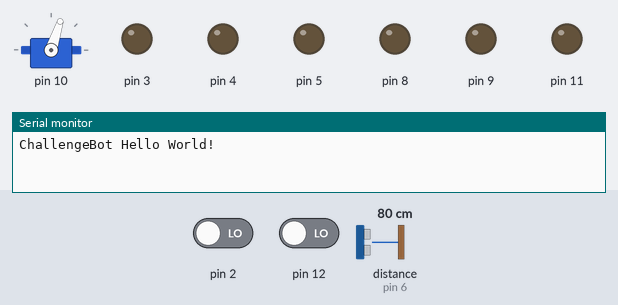
This sketch was run on a simulated Arduino Uno, built with avr-gcc and run on an emulated ATmega328P. Parts: servo, output pins drawn as LEDs (lit = HIGH), the last lines printed to the serial monitor. Wiring (inferred from the names in the program): ultrasonic range finder: trigger pin 7; echo pin 6. Inputs (shaded band) come from the test bench; at power-on: distance to the obstacle (sensor on pin 6) 80 cm, pin 2 LOW, pin 12 LOW. The echo pulse lasts 58.3 µs per cm; servo pulses on a pin are drawn as a servo (544–2400 µs = 0–180°); pins used as bus, display or sensor lines are not drawn.

Above: at 1.0 s.
1.1 s: distance to the obstacle (sensor on pin 6) set to 8 cm
3.3 s: distance to the obstacle (sensor on pin 6) set to 5 cm
At 5.3 s:
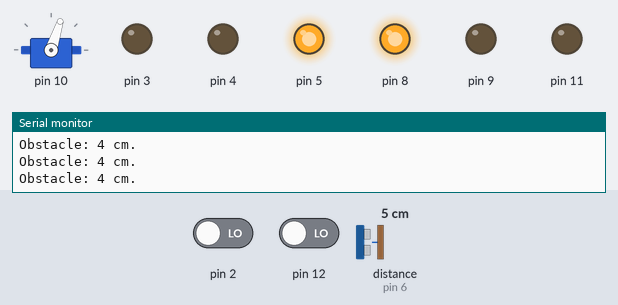
5.9 s: distance to the obstacle (sensor on pin 6) set to 9 cm
7.4 s: distance to the obstacle (sensor on pin 6) set to 12 cm
At 8.1 s:
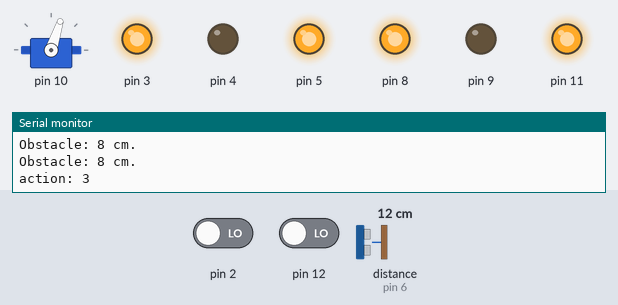
8.9 s: pin 2 driven HIGH
At 10.1 s:
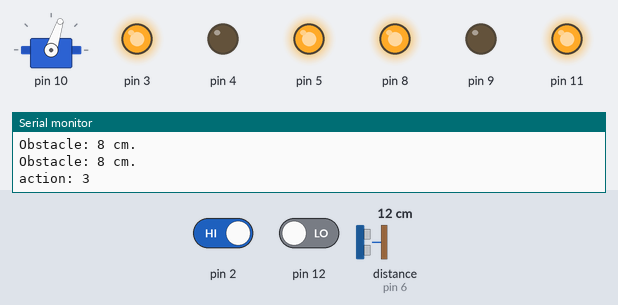
10.4 s: pin 12 driven HIGH
At 11.6 s:
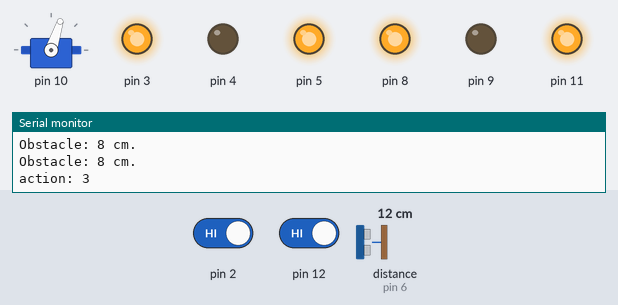
Timing chart, 0 to 12.9 s (numbered marks = the images above; inputs shaded):
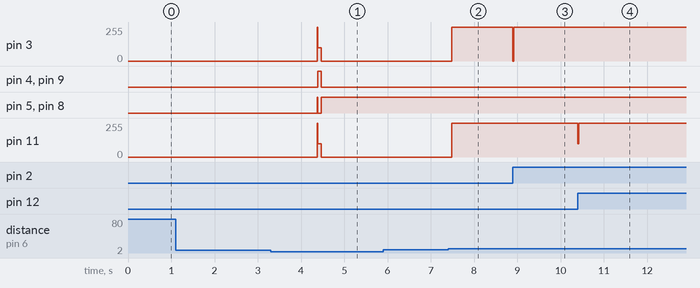

Measured:
- the behaviour switches between 7 and 6 cm on distance to the obstacle (sensor on pin 6) (found by bisection; images 0 and 1)
- the behaviour switches between 10 and 11 cm on distance to the obstacle (sensor on pin 6) (found by bisection; images 1 and 2)
- after the input at 1.1 s, every drawn part: stays the same
- after the input at 3.3 s, pin 3, pin 11: 0/255 → 100/255 after 1.1 s, → 0/255 0.09 s later; pin 4, pin 9: LOW → HIGH after 1.1 s, → LOW 0.08 s later; pin 5, pin 8: LOW → HIGH after 1.1 s, → LOW 0.01 s later, → HIGH 0.08 s later
- after the input at 7.4 s, pin 3, pin 11: 0/255 → 255/255 after 0.09 s
- after the input at 8.9 s, pin 3: 255/255 → 0/255 at once, → 255/255 0.02 s later
- after the input at 10.4 s, pin 11: 255/255 → 100/255 at once, → 255/255 0.02 s later

The sketch:

ChallengeBotHelloWorld.ino
```cpp
// (licence header left out)
//-----------------------------------------------------------------------------------------
// Defines

// Debug switch
// #define DEBUG // un-comment this define if you want debug data (monitor 15200 baud)

// Motor defines
#define FORWARD  1  // Motor direction forward
#define REVERSE  2  // Motor direction reverse
#define SLOW 1      // Slow drive indicator
#define FAST 2      // Fast drive indicator
#define SLOWPWM 100 // PWM value for slow drive ( [CHANGE] Take value from ChallengeBotTest )
#define FASTPWM 255 // PWM value for fast drive ( max pwm )

#define TURNCORRECTION -0.25 // correction on the degrees to interrupt factor for more accurate turn angles
                             // [CHANGE]depends on motor friction and battery level

// Behaviour defines
#define MAXLOOP 4 // maximum time back and forth

//-----------------------------------------------------------------------------------------
// Typedefs
 typedef void (*ISRCallBack)( byte ); // interrupt service callback routine declaration

//-----------------------------------------------------------------------------------------
// Robot initialisation

void setup()
{
  Serial.begin(115200); // set up Serial library at 115200 bps
  Serial.println("ChallengeBot Hello World!");

  speedSensorInit( driveSpeedSensorCallback );
  distanceSensorInit();
  motorControlInit();
  ServoInit(115, 320, 580); // pwm value for 0 degrees min 100, 90 degrees and 180 degrees (max 700)
                            // allows to have the 90 degree position straight ahead.
                            // [CHANGE] Take value from ChallengeBotTest

  while(!distanceSensorCheckObstacle(5)) // start when signalled by hand!
  {
    delay(100); // wait 1/10 second
  }

  delay(1000);
}

//-----------------------------------------------------------------------------------------
// Main Loop, Robot behaviour

void loop()
{

  static int loopCount = 0;
  static int currentAction = 1;
  static int lastAction = 0;
  static int setDistance = 0;
  static int SweepArray[61];
  static int ObstacleDirection = 0;
  static int ObstacleDistance = 0;

  switch ( currentAction )
  {
    case 1:
    { // init for drive
      Serial.print("action: ");
      Serial.println( currentAction );
      lastAction = currentAction;
      speedSensorClear(); // clear counts
      setDistance = 70; // set distance for drive in mm.
      currentAction = 2; // set next action
      break; // exit action
    }

    case 2:
    { // drive fast
      Serial.print("action: ");
      Serial.println( currentAction );
      lastAction = currentAction; // remember where we are
      if ( !driveStraight( FORWARD, setDistance ,FAST, 20 ) ) // drive: Fast , detect obstacles < 20cm )
      { // onstacle detected
        setDistance = setDistance - driveDistanceDone() + 30; // calculate the rest of the distance to go.
        currentAction=3; // react to obstacle in action 3
        break; // exit action
      }
      setDistance = 30; // set distance for next action
      currentAction = 3; // set next action
      break; // exit action
    }

    case 3:
    { // drive slow
      Serial.print("action: ");
      Serial.println( currentAction );
      lastAction = currentAction; // remember where we are
      if ( !driveStraight( FORWARD, setDistance ,SLOW, 5 )) // drive: slow , detect obstacles < 5cm )
      { // obstacle detected
        setDistance = setDistance - driveDistanceDone(); // calculate the rest of the distance to go.
        currentAction=10; // react to obstacle in action 10
        break; // exit action
      }
      currentAction = 4; // set next action
      break; // exit action
    }

    case 4:
    { // turn around
      Serial.print("action: ");
      Serial.println( currentAction );
      lastAction = currentAction; // remember where we are
      driveStop(); // stop
      delay(500); // wait half a second

      ServoSweep( SweepArray ); // look around
      if (SweepAnalysis( SweepArray, 25, 3, &ObstacleDirection, &ObstacleDistance))
      { // small object within 50 cm.
        Serial.print ("Target: ");
        Serial.print (90 + ObstacleDirection);
        Serial.print (" degrees, distance:");
        Serial.println (ObstacleDistance);
        delay(500); // wait half a secons
        ServoWrite(90); // look straight ahead

        driveTurn(ObstacleDirection); // turn the robot in the obstacle direction
        driveStop(); // stop
        delay(1000); // wait obe second
        driveTurn(-ObstacleDirection); // turn back
        driveStop(); // stop
        delay(1000); // wait one second
      }

      driveTurn(180); // turn around
      driveStop(); // stop
      loopCount++; // remember how many times we did this.
      currentAction = 1; // set next action
      break; // exit action
    }

    case 10:
    { // an obstacle is detected: stop and wait for it to go away
      Serial.print("action: ");
      Serial.println( currentAction );
      driveStop(); // stop
      while(distanceSensorCheckObstacle(10)) // check if obstacle has gone
      { // obstacle still there
        delay(250); // wait 1/4 second
      }
      currentAction = lastAction; // return to action we were doing.
      break;
    }

    default:
    { // no default action
      break;
    }
  } // end switch

  if (loopCount >= MAXLOOP)
  {
    Serial.println("Done");
    while(1); // when done hold here.
  }
}

// end module
```

DistanceSensor.ino
```cpp
/*
  DistanceSensor Module

 Ultrasonic HC-SR04 distance sensor
 Uses a trigger pulse to send a ultrasone burst.
 Then waits for the echo to return
 The duration divided by 2 and the result devided by 29.14 gives the distance in cm.
 (29.14 = time in microsecconds it takes sounds to travel a distance of 1cm)

 After the measurement we need some time for echo's to decay.
 If a next measurement is requested within 10 ms. the previous value is returned

*/

//-----------------------------------------------------------------------------------------------
// Hardware declaration

#define DISTANCESENSECHO  6 // distance sensor echo pin
#define DISTANCESENSTRIG  7 // distance sensor trigger pin

//-----------------------------------------------------------------------------------------------
// Inititialsiation

void distanceSensorInit()
{
  pinMode(DISTANCESENSTRIG, OUTPUT); // set trigger pin as output
  pinMode(DISTANCESENSECHO, INPUT);  // set echo pin as input

  digitalWrite(DISTANCESENSTRIG, LOW); // set trigger pin low (trigger is high)
}

//-----------------------------------------------------------------------------------------------
// Read sensor

int distanceSensorRead()
{
  #define ECHODELAY 30 //

  static long measureTime = 0;
  static int lastReturnValue = 0;
  long duration = 0;

  if( (millis()-measureTime) > ECHODELAY ) // if not to soon after the previous measurment to avoid echos from before
  {
    measureTime = millis(); // note the measurment time
    digitalWrite(DISTANCESENSTRIG, HIGH); // trigger pin high
    delayMicroseconds(10); // 10 microseccond  delay
    digitalWrite(DISTANCESENSTRIG, LOW); // trigger pin low
    duration = pulseIn(DISTANCESENSECHO, HIGH, 12000); // measure the echo time in microsecconds; limit to approx 200 cm
    lastReturnValue = int (float(duration / 2) / 29.14); // calculate distance in cm
  }
  return lastReturnValue; // return the measurement (or the previous one if requested too soon )

}

//-----------------------------------------------------------------------------------------------
// Obstacle warding

boolean distanceSensorCheckObstacle(int obstacleDistWarning)
{
   int distanceMeasured;

   distanceMeasured = distanceSensorRead();
   if( distanceMeasured > obstacleDistWarning || distanceMeasured == 0 )
     return false;

   Serial.print( "Obstacle: "); // show obstacle detected
   Serial.print( distanceMeasured );
   Serial.println(" cm.");
   return true;
}

// end module
```

Drive.ino
```cpp
/*

 Drive Module

 The drive math:
 The speed sensor wheels have 20 slots and 20 spokes.
 Since all changes in the sensor pins result in an interrupt
 there will be 40 interrupts for a full rotation of a wheel

 Te wheel circumference is 210 mm.
 One interrupt is therefore equal to 210/20 = 5.25 mm. movement.

 When turning the distance between the wheel centers is 140 mm.

 If only one wheel runs a 180 deg. turn equals:
 (2*pi*140)/2 = 440 (rounded)  (the /2 is half a turn = 180 deg)

 If both wheels are running in opposite direction the center of the circle will be in the middle.
 and each wheel has to travel half the distance (220 mm)

 If a wheel has to travel 220 mm then it will have 220/5.25 = 42 (rounded) interrupts
 For a two wheel turn this means a factor of 180/42 = 4.3 degrees per interrupt applies.

 Some how this falls a bit short (dont know why) so i added a correcion factor

*/

//-----------------------------------------------------------------------------------------------
// defines

// drive status value
#define IDLING   0 //
#define STOPPED  1 //
#define DRIVING  3 //
#define TURNING  4 //

// maximum stall time
#define STALLTIME 20 // maximum allowed time between interrupt, if exeeded stall is caught

// distance and turn calculation factors
#define MMPERINTERRUPT 5.25 // number of millimeters per interrupt
#define DEGPERINTERRUPT 4.30 // degrees to interrupt factor

// drive global variables
byte driveStatus = STOPPED;
int driveMotorPwm = 0; // pwm value
int driveInterruptsToDo = 0; // total number of interrupts to handle
int driveSensor1Count = 0; // speed sensor 1 interrupt counter for action
int driveSensor2Count = 0; // speed sensor 2 interrupt counter for action

//-----------------------------------------------------------------------------------------------
boolean driveStraight(byte direction, int distance, int driveSpeed, byte obstacleDistWarning )
{ // drive in a straight line for a given distance with a given speed. Watch for obstacles closer then given distance

  driveInterruptsToDo = int( float(distance*10)/MMPERINTERRUPT ); // calculate number of indexwheel interrupts

  #ifdef DEBUG
    Serial.print("Drive: ");
    Serial.print(distance);
    Serial.print(" cm. I-cnt: ");
    Serial.println(driveInterruptsToDo);
  #endif

  if (driveSpeed == SLOW) // determine PWM value
    driveMotorPwm = SLOWPWM; // set to slow pwm
  else
    driveMotorPwm = FASTPWM; // set to fast pwm

  driveSensor2Count = 0; // clear speed sensor interrupt Count
  driveSensor1Count = 0; // clear speed sensor interrupt Count

  driveStatus = DRIVING; // we are driving

  speedSensorSetDirection(1, direction); // set direction for the sensors
  speedSensorSetDirection(2, direction); // set direction for the sensors

  motorControl(1, direction, FASTPWM); // output to motor (start with fast pwm)
  motorControl(2, direction, FASTPWM); // output to motor (start with fast pwm)

  while( driveSensor1Count < driveInterruptsToDo && driveSensor2Count < driveInterruptsToDo ) // do while not complete
  {
    Serial.print(""); // needed to solve arduino stack bug
    delay(STALLTIME/3); // wait a bit
    driveCatchStall(); // catch stall
    if ( distanceSensorCheckObstacle(obstacleDistWarning) ) // check for obstacles
    { // obstacle detected within range
      driveStatus = IDLING; // no longer driving
      return false; // signal obstacle detected
    }
  }

  driveStatus = IDLING; // no longer driving
  return true; // normal exit

}


//-----------------------------------------------------------------------------------------------
void driveTurn(int turnDegrees)
{ // make a turn for a (approximate) given number of degrees

  int driveSpeed = SLOW;

  driveInterruptsToDo = int( float( abs(turnDegrees)/(DEGPERINTERRUPT + TURNCORRECTION)));

  #ifdef DEBUG
    Serial.print("Turn: ");
    Serial.print(turnDegrees);
    Serial.print(" deg. I-cnt: ");
    Serial.println(driveInterruptsToDo);
  #endif

  driveSensor1Count = 0; // clear speed sensor interrupt Count
  driveSensor2Count = 0; // clear speed sensor interrupt Count

  driveMotorPwm = SLOWPWM; // set slow pwm
  driveStatus = TURNING; // we are turning

  if (turnDegrees >= 0)
  { // right turn
    speedSensorSetDirection(1, FORWARD); // set direction for the sensors
    speedSensorSetDirection(2, REVERSE); // set direction for the sensors
    motorControl(1, FORWARD, FASTPWM); // start fast, output to motor
    motorControl(2, REVERSE, FASTPWM); // start fast output to motor
  }
  else
  { // left turn
    speedSensorSetDirection(1, REVERSE); // set direction for the sensors
    speedSensorSetDirection(2, FORWARD); // set direction for the sensors
    motorControl(1, REVERSE, FASTPWM); // output to motor
    motorControl(2, FORWARD, FASTPWM); // output to motor
  }

  while( driveSensor1Count < driveInterruptsToDo && driveSensor2Count < driveInterruptsToDo ) // do while not complete
  {
    Serial.print(""); // needed to solve arduino stack bug
    delay(STALLTIME/3); // wait a bit
    driveCatchStall(); // catch stall
  }

  driveStatus = IDLING; // no longer turning

  return false;

}


//-----------------------------------------------------------------------------------------------
void driveStop()
{ // stop straight drive or turn by shortly reversing motors
  // one of the wheels has completed its distance

  if ( speedSensorGetDirection(1)==FORWARD ) // check direction and reverse
    motorControl(1, REVERSE, SLOWPWM); // output to motor
  else
    motorControl(1, FORWARD, SLOWPWM); // output to motor

  if ( speedSensorGetDirection(2)==FORWARD ) // check direction and reverse
    motorControl(2, REVERSE, SLOWPWM); // output to motor
  else
    motorControl(2, FORWARD, SLOWPWM); // output to motor

  delay(80); // wait for stop

  motorControl(1, speedSensorGetDirection(1), 0); // reset to original direction
  motorControl(2, speedSensorGetDirection(2), 0); // reset to original direction

  driveStatus = STOPPED; // we hav stopped

}


//-----------------------------------------------------------------------------------------------
int driveDistanceDone()
{ // returns the distance driven
  return ((int (float( driveSensor1Count + driveSensor2Count) / 2.0) * MMPERINTERRUPT)/10) ;
}


//-----------------------------------------------------------------------------------------------
void driveSpeedSensorCallback(byte SensorId )
{ // called on interrupt of the speed sensors. Switches motors on or off depending on speed and other wheel interrupt count
  // extends interrupt service routine: KEEP IT SHORT!

  if (SensorId == 1)
    driveSensor1Count++; // keep track of this action
  else // SensorId == 2
    driveSensor2Count++; // keep track of this action

  #ifdef DEBUG
    Serial.print("S:"); // print in debug
    Serial.print(SensorId); // sensor id
    Serial.print(" 1C: "); // Sensor 1 count
    Serial.print(driveSensor1Count);
    Serial.print(" 2C: "); // Sensor 2 count
    Serial.print(driveSensor2Count);
  #endif

  if (driveStatus == DRIVING || driveStatus == TURNING)
  {
    if ( driveSensor1Count <= driveSensor2Count )
    { // we are on speed or slow and not ahead of motor 2
      motorSpeed(1, driveMotorPwm); // too slow: engine on
      #ifdef DEBUG
        Serial.print(" M1+"); // motor 1 start
      #endif
    }
    else
    { // we are too fast or ahead of motor 2
      motorSpeed(1, 0); // too fast: engine off
      #ifdef DEBUG
        Serial.print(" M1-"); // motor 1 stop
      #endif
    }

    if ( driveSensor2Count <= driveSensor1Count )
    { // we are on speed or slow and not ahead of motor 1
      motorSpeed(2, driveMotorPwm); // store the initial drive speed
      #ifdef DEBUG
        Serial.print(" M2+"); // motor 2 start
      #endif
    }
    else
    { // we are too fast or ahead of motor 1
      motorSpeed(2, 0); // store the initial drive speed
      #ifdef DEBUG
        Serial.print(" M2-"); // motor 2 stop
      #endif
    }
  }

  #ifdef DEBUG
    Serial.println("");
  #endif
}


//-----------------------------------------------------------------------------------------------
void driveCatchStall()
{ // called from driveStraight and driveTurn to catch a stalling engine start it again.

    if ( speedSensorReadTime(1) > STALLTIME ) // have we stalled?
    {
      motorSpeed(1, FASTPWM); // yes: start moving again
#ifdef DEBUG
     Serial.print(" Stall 1 "); // show stall in debug
#endif
    }

    if ( speedSensorReadTime(2) > STALLTIME ) // have we stalled?
    {
      motorSpeed(2, FASTPWM); // yes: start moving again
#ifdef DEBUG
      Serial.print(" Stall 2 "); // show stall in debug
#endif
    }
}

// end module
```

Source omitted: MotorControl.ino (3210 bytes), Servo.ino (6574 bytes), SpeedSensor.ino (5343 bytes)
